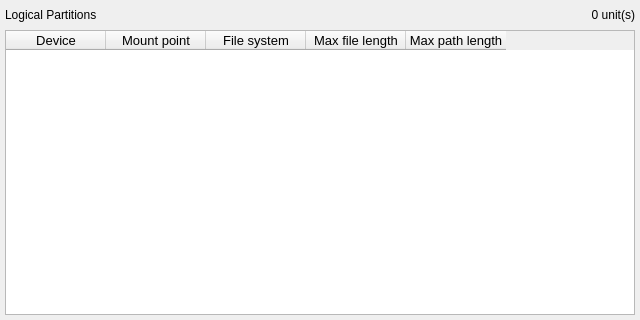
<?xml version="1.0" encoding="UTF-8"?>
<ui version="4.0">
 <class>lgptwind</class>
 <widget class="QDialog" name="lgptwind">
  <property name="geometry">
   <rect>
    <x>0</x>
    <y>0</y>
    <width>640</width>
    <height>320</height>
   </rect>
  </property>
  <property name="sizePolicy">
   <sizepolicy hsizetype="Fixed" vsizetype="Fixed">
    <horstretch>0</horstretch>
    <verstretch>0</verstretch>
   </sizepolicy>
  </property>
  <property name="minimumSize">
   <size>
    <width>640</width>
    <height>320</height>
   </size>
  </property>
  <property name="maximumSize">
   <size>
    <width>640</width>
    <height>320</height>
   </size>
  </property>
  <property name="font">
   <font/>
  </property>
  <property name="windowTitle">
   <string>MainWindow</string>
  </property>
  <widget class="QWidget" name="lgptwdgt" native="true">
   <property name="geometry">
    <rect>
     <x>0</x>
     <y>0</y>
     <width>640</width>
     <height>320</height>
    </rect>
   </property>
   <property name="sizePolicy">
    <sizepolicy hsizetype="Fixed" vsizetype="Fixed">
     <horstretch>0</horstretch>
     <verstretch>0</verstretch>
    </sizepolicy>
   </property>
   <property name="minimumSize">
    <size>
     <width>640</width>
     <height>320</height>
    </size>
   </property>
   <property name="maximumSize">
    <size>
     <width>640</width>
     <height>320</height>
    </size>
   </property>
   <widget class="QLabel" name="lgptlabl">
    <property name="geometry">
     <rect>
      <x>5</x>
      <y>5</y>
      <width>250</width>
      <height>20</height>
     </rect>
    </property>
    <property name="sizePolicy">
     <sizepolicy hsizetype="Fixed" vsizetype="Fixed">
      <horstretch>0</horstretch>
      <verstretch>0</verstretch>
     </sizepolicy>
    </property>
    <property name="minimumSize">
     <size>
      <width>250</width>
      <height>20</height>
     </size>
    </property>
    <property name="maximumSize">
     <size>
      <width>250</width>
      <height>20</height>
     </size>
    </property>
    <property name="styleSheet">
     <string notr="true">font: 15pt &quot;JetBrains Mono&quot;;</string>
    </property>
    <property name="text">
     <string>Logical Partitions</string>
    </property>
   </widget>
   <widget class="QTableWidget" name="lgpttree">
    <property name="geometry">
     <rect>
      <x>5</x>
      <y>30</y>
      <width>630</width>
      <height>285</height>
     </rect>
    </property>
    <property name="sizePolicy">
     <sizepolicy hsizetype="Fixed" vsizetype="Fixed">
      <horstretch>0</horstretch>
      <verstretch>0</verstretch>
     </sizepolicy>
    </property>
    <property name="minimumSize">
     <size>
      <width>630</width>
      <height>285</height>
     </size>
    </property>
    <property name="maximumSize">
     <size>
      <width>630</width>
      <height>285</height>
     </size>
    </property>
    <property name="font">
     <font>
      <pointsize>10</pointsize>
      <italic>false</italic>
      <bold>false</bold>
     </font>
    </property>
    <property name="styleSheet">
     <string notr="true">font: 10pt &quot;Inter&quot;;</string>
    </property>
    <property name="editTriggers">
     <set>QAbstractItemView::NoEditTriggers</set>
    </property>
    <column>
     <property name="text">
      <string>Device</string>
     </property>
    </column>
    <column>
     <property name="text">
      <string>Mount point</string>
     </property>
    </column>
    <column>
     <property name="text">
      <string>File system</string>
     </property>
    </column>
    <column>
     <property name="text">
      <string>Max file length</string>
     </property>
    </column>
    <column>
     <property name="text">
      <string>Max path length</string>
     </property>
    </column>
   </widget>
   <widget class="QLabel" name="lgptqant">
    <property name="geometry">
     <rect>
      <x>385</x>
      <y>5</y>
      <width>250</width>
      <height>20</height>
     </rect>
    </property>
    <property name="sizePolicy">
     <sizepolicy hsizetype="Fixed" vsizetype="Fixed">
      <horstretch>0</horstretch>
      <verstretch>0</verstretch>
     </sizepolicy>
    </property>
    <property name="minimumSize">
     <size>
      <width>250</width>
      <height>20</height>
     </size>
    </property>
    <property name="maximumSize">
     <size>
      <width>250</width>
      <height>20</height>
     </size>
    </property>
    <property name="styleSheet">
     <string notr="true">font: 15pt &quot;JetBrains Mono&quot;;</string>
    </property>
    <property name="text">
     <string>0 unit(s)</string>
    </property>
    <property name="alignment">
     <set>Qt::AlignRight|Qt::AlignTrailing|Qt::AlignVCenter</set>
    </property>
   </widget>
  </widget>
 </widget>
 <resources/>
 <connections/>
</ui>
